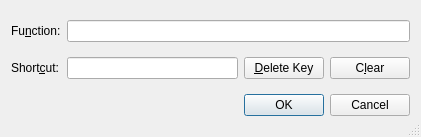
<?xml version="1.0" encoding="UTF-8"?>
<ui version="4.0">
 <class>shortcutUi</class>
 <widget class="QDialog" name="shortcutUi">
  <property name="geometry">
   <rect>
    <x>0</x>
    <y>0</y>
    <width>421</width>
    <height>137</height>
   </rect>
  </property>
  <property name="windowTitle">
   <string>Edit shortcut</string>
  </property>
  <property name="sizeGripEnabled">
   <bool>true</bool>
  </property>
  <layout class="QGridLayout" name="gridLayout">
   <item row="0" column="0">
    <widget class="QLabel" name="lfunLBL">
     <property name="text">
      <string>Fu&amp;nction:</string>
     </property>
     <property name="buddy">
      <cstring>lfunLE</cstring>
     </property>
    </widget>
   </item>
   <item row="0" column="1" colspan="3">
    <widget class="QLineEdit" name="lfunLE">
     <property name="toolTip">
      <string>Enter LyX function or command sequence</string>
     </property>
     <property name="inputMethodHints">
      <set>Qt::ImhPreferLatin</set>
     </property>
     <property name="text">
      <string/>
     </property>
    </widget>
   </item>
   <item row="1" column="0">
    <widget class="QLabel" name="shortcutLBL">
     <property name="text">
      <string>Short&amp;cut:</string>
     </property>
     <property name="buddy">
      <cstring>shortcutWG</cstring>
     </property>
    </widget>
   </item>
   <item row="1" column="1">
    <widget class="lyx::frontend::ShortcutWidget" name="shortcutWG">
     <property name="enabled">
      <bool>true</bool>
     </property>
     <property name="toolTip">
      <string>Type shortcut after clicking on this field. You can reset the content with the 'Clear' button</string>
     </property>
     <property name="text">
      <string/>
     </property>
    </widget>
   </item>
   <item row="1" column="2">
    <widget class="QPushButton" name="removePB">
     <property name="toolTip">
      <string>Remove last key from the shortcut sequence</string>
     </property>
     <property name="text">
      <string>&amp;Delete Key</string>
     </property>
    </widget>
   </item>
   <item row="1" column="3">
    <widget class="QPushButton" name="clearPB">
     <property name="toolTip">
      <string>Clear current shortcut</string>
     </property>
     <property name="text">
      <string>C&amp;lear</string>
     </property>
    </widget>
   </item>
   <item row="2" column="2" colspan="2">
    <widget class="QDialogButtonBox" name="buttonBox">
     <property name="standardButtons">
      <set>QDialogButtonBox::Cancel|QDialogButtonBox::Ok</set>
     </property>
    </widget>
   </item>
  </layout>
 </widget>
 <customwidgets>
  <customwidget>
   <class>lyx::frontend::ShortcutWidget</class>
   <extends>QLineEdit</extends>
   <header>CustomizedWidgets.h</header>
  </customwidget>
 </customwidgets>
 <tabstops>
  <tabstop>lfunLE</tabstop>
 </tabstops>
 <includes>
  <include location="local">qt_i18n.h</include>
 </includes>
 <resources/>
 <connections/>
</ui>
